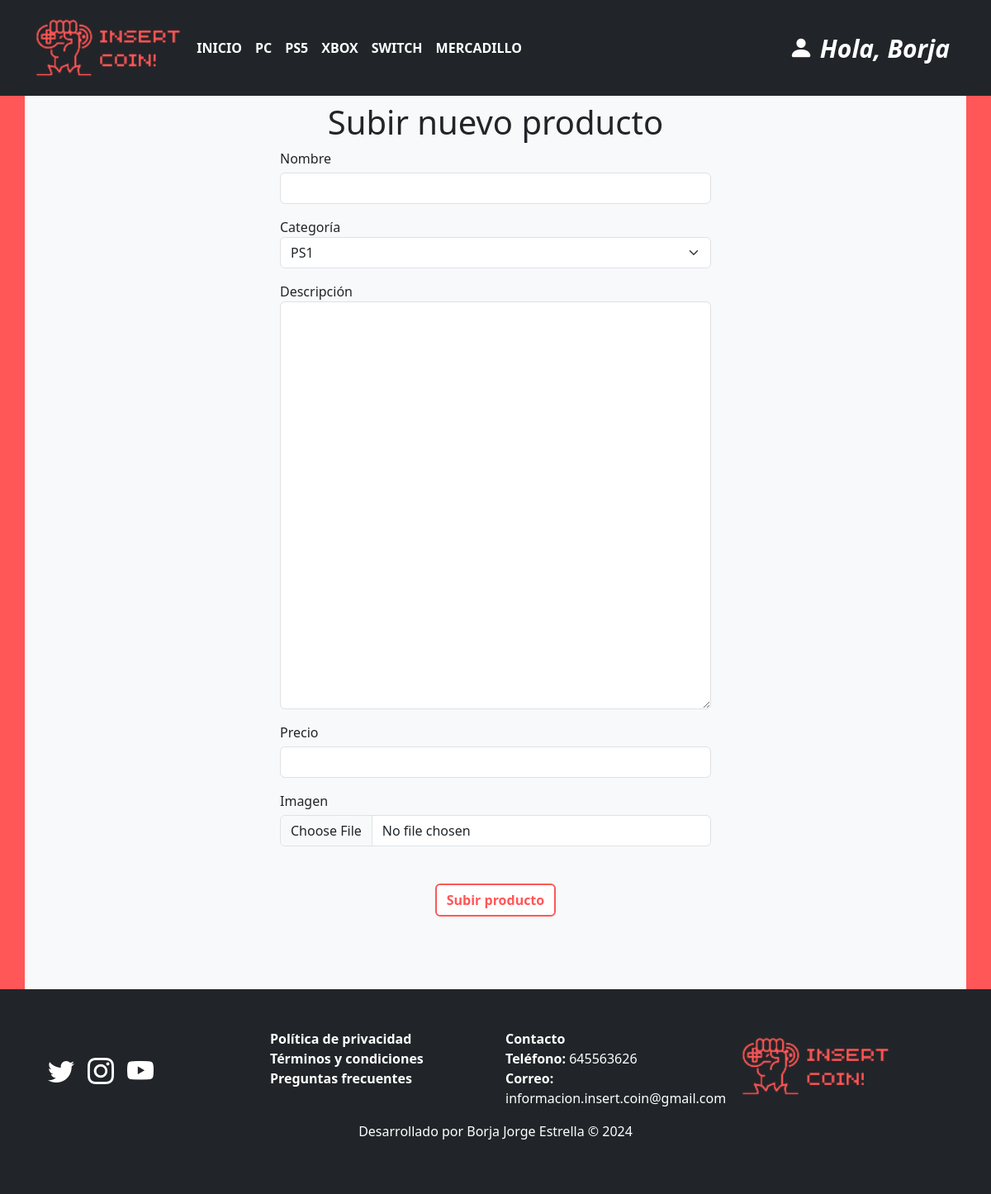
/producto/crear (signed in), run on the app's committed database.
### tables this page shows
CREATE TABLE `categoria_articulo` (
  `id` int(255) NOT NULL,
  `nombre` varchar(100) NOT NULL
);

### config/db.php (called while the page is built)
<?php
class Database{
    public static function connect(){
        $db = new mysqli('localhost', 'root', '', 'insert_coin');
        $db->query("SET NAMES 'utf8'");
        return $db;
    }
}

### helpers/utils.php (called while the page is built, shortened)
<?php
class Utils{
    public static function showCategorias(){
        require_once 'models/categoriaArticuloModelo.php';
        $categoria = new CategoriaArticulo();
        $categorias = $categoria->getAll();
        return $categorias;
    }
    public static function showCategoriasProducto(){
        require_once 'models/categoriaProductoModelo.php';
        $categoria = new CategoriaProducto();
        $categorias = $categoria->getAll();
        return $categorias;
    }
}

### models/categoriaArticuloModelo.php (called while the page is built, shortened)
<?php
class CategoriaArticulo{
    private $db;
    public function __construct(){
        $this->db = Database::connect();
    }
    public function getAll(){
        $categorias = $this->db->query("SELECT * FROM categoria_articulo;");
        return $categorias;
    }
}

### controllers/productoController.php (called while the page is built, shortened)
<?php
class productoController{
    public function crear(){
        require_once 'views/producto/crearProducto.php';
    }
}

### models/categoriaProductoModelo.php (called while the page is built, shortened)
<?php
class CategoriaProducto{
    private $db;
    public function __construct(){
        $this->db = Database::connect();
    }
    public function getAll(){
        $categorias = $this->db->query("SELECT * FROM categoria_producto");
        return $categorias;
    }
}

### views/producto/crearProducto.php (the view, shortened to what this page needs)
<?php if(isset($edit) && isset($prod) && is_object($prod)):?>
    <h1 class="text-center">Editar producto: <?=$prod->nombre?></h1>
    <?php $url_action = base_url."producto/save&id=".$prod->id?>
<?php else:?>
    <h1 class="text-center">Subir nuevo producto</h1>
    <?php $url_action = base_url."producto/save" ?>
<?php endif;?>
<div class="row form-container">
    <div class="col-md-6 mx-auto crearProducto">
        <form action="<?=$url_action?>" method="POST" class="form-group" enctype="multipart/form-data" id="formularioProducto">
            <div class="row">
                <div class="form-group col-md-12">
                    <label for="nombre">Nombre</label>
                    <input type="text" name="nombre" class="form-control" required value="<?=isset($prod) && is_object($prod) ? $prod->nombre : ''?>" id="nombreProducto">
                </div>
                <div class="form-group col-md-12">
                    <label for="categoria">Categoría</label>
                    <?php $categorias = Utils::showCategoriasProducto();?>
                    <select name="categoria" class="form-select">
                        <?php while($cat = $categorias->fetch_object()):?>
                            <option value="<?=$cat->id?>" <?=isset($prod) && is_object($prod) && $cat->id == $prod->categoria_id ? 'selected' : ''?>>
                                <?=$cat->nombre?>
                            </option>
                        <?php endwhile;?>
                    </select>
                </div>
            </div>
            <div class="row">
                <div class="form-group col-md-12 mt-3">
                    <label for="descripcion">Descripción</label>
                    <textarea name="descripcion" cols="20" rows="20" class="form-control" id="descripconProducto"><?=isset($prod) && is_object($prod) ? $prod->nombre : ''?></textarea>
                </div>
                <div class="form-group col-md-12 mt-3">
                    <label for="precio">Precio</label>
                    <input type="number" name="precio" class="form-control" required value="<?=isset($prod) && is_object($prod) ? $prod->precio : ''?>" id="precioProducto">
                </div>
                <div class="form-group col-md-12">
                    <label for="foto">Imagen</label>
                    <input type="file" name="foto" class="form-control" id="fotoProducto">
                </div>
            </div>
            <div class="text-center mt-4 pb-5">
                <input type="submit" value="Subir producto" class="btn btn-primary boton ">
            </div>
        </form>
    </div>
</div>

### views/layout/header.php (shortened to what this page needs)
<!DOCTYPE html>
<html lang="es">
<head>
    <link href="https://cdn.jsdelivr.net/npm/bootstrap@5.3.0-alpha3/dist/css/bootstrap.min.css" rel="stylesheet">
    <link rel="stylesheet" href="<?= base_url ?>assets/css/styles.css">
    <link rel="stylesheet" href="https://cdn.jsdelivr.net/npm/bootstrap-icons@1.5.0/font/bootstrap-icons.css">
</head>
<body>
    <header>
        <nav class="navbar navbar-expand-lg navbar-dark bg-dark fixed-top">
            <div class="container">
                <a class="navbar-brand <?php if (empty($_GET['controller']) && empty($_GET['action'])) ; ?>" href="<?= base_url ?>"><img src="<?= base_url ?>assets/img/insert.png" alt="" class="logoHeader"></a>
                <?php $categorias = Utils::showCategorias();?>
                <div class="collapse navbar-collapse barraNavegacion" id="navbarNav">
                    <ul class="navbar-nav me-auto">
                        <li class="nav-item">
                            <a class="nav-link <?php if (empty($_GET['controller']) && empty($_GET['action'])) echo 'active'; ?>" href="<?= base_url ?>">INICIO</a>
                        </li>
                        <?php while ($cat = $categorias->fetch_object()): ?>
                            <li class="nav-item">
                            <a class="nav-link <?php if (isset($_GET['controller']) && $_GET['controller'] == 'categoriaArticulo' && $_GET['action'] == 'ver' && $_GET['id'] == $cat->id) echo 'active'; ?>" href="<?= base_url ?>categoriaArticulo/ver&id=<?= $cat->id ?>"><?= $cat->nombre ?></a>
                            </li>
                        <?php endwhile; ?>
                        <li class="nav-item">
                            <a class="nav-link <?php if ((isset($_GET['controller']) && $_GET['controller'] == 'producto') && (!isset($_GET['action']) || $_GET['action'] == 'index')) echo 'active'; ?>" href="<?= base_url ?>producto/index">MERCADILLO</a>
                        </li>
                    </ul>
                    <?php  if(isset($_SESSION['admin']) && Utils::isAdmin()): ?>
                        <ul class="navbar-nav ms-auto">
                            <li class="nav-item dropdown">
                                <a class="nav-link dropdown" href="#" id="navbarDarkDropdownMenuLink" role="button" data-bs-toggle="dropdown" aria-expanded="false">
                                    <i class="bi bi-tools login hola"><h7> Hola, <?= $_SESSION['identity']->nombre ?></h7></i>
                                    <ul class="dropdown-menu dropdown-menu-dark dropdown-menu-end" aria-labelledby="navbarDarkDropdownMenuLink">
                                        <li><a class="dropdown-item" href="<?=base_url?>articulo/gestion">Gestión de artículos</a></li>
                                        <li><a class="dropdown-item" href="<?=base_url?>producto/gestionAdmin">Gestión de mercadillo</a></li>
                                        <li><a class="dropdown-item" href="<?=base_url?>usuario/gestion">Gestión de usuarios</a></li>
                                        <li><hr class="dropdown-divider"></li>
                                        <li><a class="dropdown-item" href="<?=base_url?>usuario/logout" id="cerrarSesion">Cerrar sesión</a></li>
                                    </ul>
                                </a>
                            </li>
                        </ul>
                    <?php elseif(isset($_SESSION['identity'])): ?>
                        <ul class="navbar-nav ms-auto">
                            <li class="nav-item dropdown">
                                <a class="nav-link dropdown" href="#" id="navbarDarkDropdownMenuLink" role="button" data-bs-toggle="dropdown" aria-expanded="false">
                                    <i class="bi bi-person-fill login"><h7> Hola, <?= $_SESSION['identity']->nombre ?></h7></i>
                                </a>
                            </li>
                        </ul>
                    <?php endif; ?>
                </div>
            </div>
        </nav>
    </header>
    <main>
        <div class="container containerPrincipal bg-light mt-5 p-4">

### assets/css/styles.css (style rules this page uses)
.nav-item a { font-weight: bold; color: white; }
.navbar-nav a { font-weight: bold; color: white; }
.barraNavegacion { margin-left: 2%; }
.login { font-size: 30px; }
.navbar-nav { --bs-nav-link-padding-x: unset !important; --bs-nav-link-padding-y: unset !important; }
main { margin-top: 100px; }
img { width: 120%; }
:root { --mi-color: #ff5757; }
body { background-color: var(--mi-color); }
body { height: 100%; }
.containerPrincipal { min-height: 62.7vh; }
main { min-height: 300px; }
a { text-decoration: none; color: inherit; }
.mt-5 { margin-top: 5rem !important; }
.form-container { max-width: 100% !important; }
.form-container { max-width: 70%; margin: 0 auto; }
.form-container input { margin-bottom: 3%; margin-top: 1%; }
.boton { background-color: white !important; border: 2px solid #ff5757; color: #ff5757; font-weight: bold; }

### data on the page
categoria_articulo: nombre "PC"
categoria_articulo: nombre "PS5"
categoria_articulo: nombre "XBOX"
categoria_articulo: nombre "SWITCH"

### other printed values
$_SESSION['identity']->nombre "Borja"
form field categoria "PS1"
